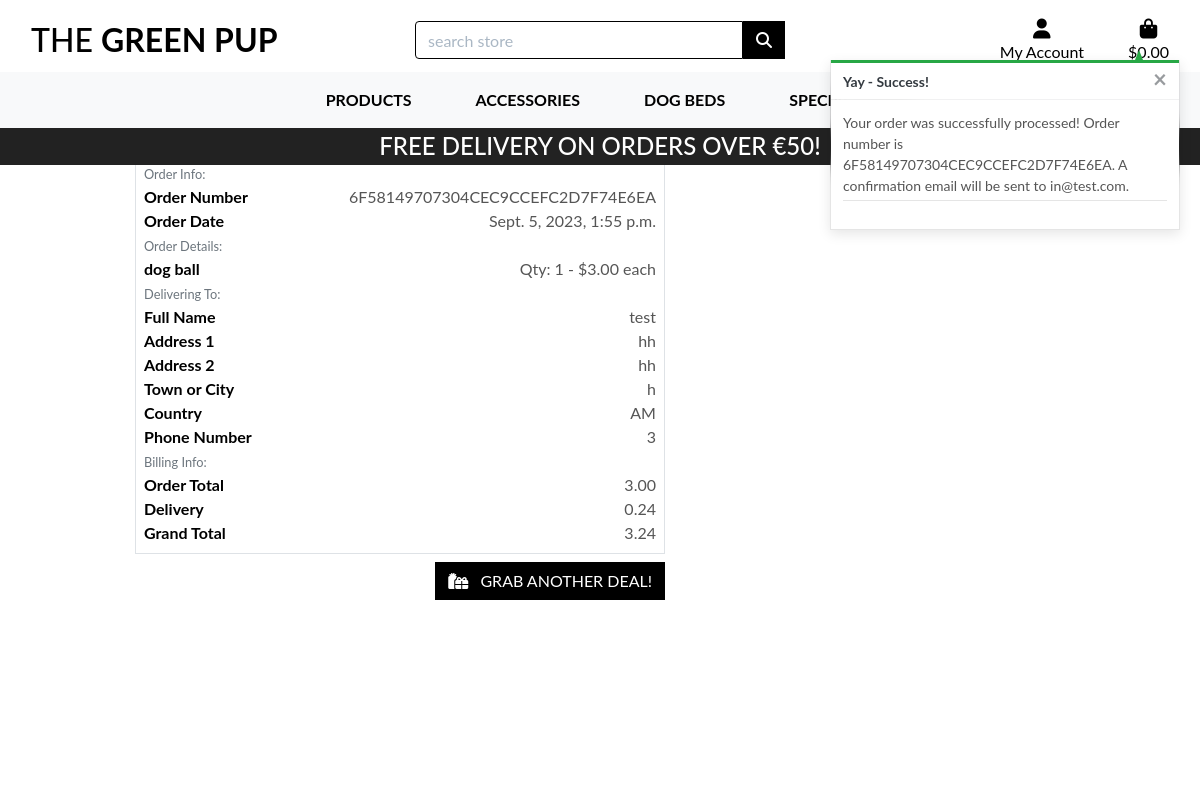
Page /checkout/thank-you/6F58149707304CEC9CCEFC2D7F74E6EA on the committed database.
### checkout/models.py (models this page shows, shortened)
class Order(models.Model):
    full_name = models.CharField(max_length=55, null=False, blank=False)
    user_profile=models.ForeignKey(UserProfile, on_delete=models.SET_NULL,
                                    blank=True, null=True, related_name='orders')
    phone_number = models.CharField(max_length=25, null=False, blank=False)
    email = models.EmailField(max_length=200, null=False, blank=False)
    order_number = models.CharField(max_length=35, null=False, editable=False)
    postal_code = models.CharField(max_length=15, null=True, blank=True)
    town_or_city = models.CharField(max_length=45, null=False, blank=False)
    street_address1 = models.CharField(max_length=70, null=False, blank=False)
    street_address2 = models.CharField(max_length=70, null=True, blank=True)
    county = models.CharField(max_length=40, null=True, blank=True)
    country = CountryField(blank_label='Country *', null=False, blank=False)
    date = models.DateTimeField(auto_now_add=True)
    delivery_cost = models.DecimalField(max_digits=6, decimal_places=2, null=False, default=0)
    order_total = models.DecimalField(max_digits=10, decimal_places=2, null=False, default=0)
    grand_total = models.DecimalField(max_digits=10, decimal_places=2, null=False, default=0)
    original_bag = models.TextField(null=False, blank=False, default='')
    stripe_pid = models.CharField(max_length=254, null=False, blank=False, default='')

class OrderLineItem(models.Model):
    product = models.ForeignKey(Product, null=False, blank=False, on_delete=models.CASCADE)
    order = models.ForeignKey(Order, null=False, blank=False, on_delete=models.CASCADE, related_name='lineitems')
    num_of_items = models.IntegerField(null=False, blank=False, default=0)
    lineitem_total = models.DecimalField(max_digits=6, decimal_places=2, null=False, blank=False, editable=False)

### products/models.py (models this page shows, shortened)
class Product(models.Model):
    category=models.ForeignKey('Category',blank=True, null=True, on_delete=models.SET_NULL)
    name=models.CharField(max_length=100)
    sku=models.CharField(max_length=150)
    description=models.TextField(max_length=500)
    price=models.DecimalField(max_digits=6,decimal_places=2)
    policy=models.ForeignKey('Policies',blank=True,null=True, on_delete=models.SET_NULL)
    image_url=models.URLField(max_length=1000,null=True,blank=True)
    image=models.ImageField(null=True,blank=True)
    on_sale=models.BooleanField(default=False)
    discount_percent=models.CharField(max_length=10,blank=True,null=True)
    in_stock=models.BooleanField(default=True)
    product_status=models.ForeignKey('ProductStatus',blank=True,null=True, on_delete=models.SET_NULL)
    meta_title=models.CharField(max_length=61,blank=True,null=True)
    meta_description=models.CharField(max_length=61,blank=True,null=True)

### checkout/views.py (the view)
# urls.py: path('thank-you/<order_number>', views.checkout_success, name='checkout_success'),
def checkout_success(request, order_number):
    save_info = request.session.get('save_info')
    order = get_object_or_404(Order, order_number=order_number)
    messages.success(request, f'Your order was successfully processed! \
        Order number is {order_number}. A confirmation \
        email will be sent to {order.email}.')
    if 'bag' in request.session:
        del request.session['bag']
    context = {
        'order': order,
    }
    return render(request, 'checkout/checkout_success.html', context)

### bag/contexts.py (called while the page is built, shortened)
def bag_contents(request):
    bag_items = []
    product_quantity = 0
    total = 0
    bag = request.session.get('bag', {})
    if total < settings.FREE_DELIVERY_THRESHOLD:
        delivery = total * Decimal(settings.STANDARD_DELIVERY_PERCENT / 100)
        free_delivery_left = settings.FREE_DELIVERY_THRESHOLD - total
    else:
        delivery = 0
        free_delivery_left = 0
    grand_total = total + delivery
    context = {
        'bag_items': bag_items,
        'total':total,
        'grand_total': grand_total,
        'product_quantity': product_quantity,
        'delivery': delivery,
        'free_delivery_left': free_delivery_left,
        'free_delivery_threshold': settings.FREE_DELIVERY_THRESHOLD,
    }
    return context

### checkout/templates/checkout/checkout_success.html (shortened to what this page needs)
{% extends "base.html" %}
{% load static %}
{% block extra_css %}
    <link rel="stylesheet" href="{% static '/css/checkout.css' %}">
{% endblock %}
{% block content %}
<div class="overlay"></div>
<div class="container">
    <div class="row">
        <div class="col">
            <h2 class="logo-font mb-4">Thanks for your order!</h2>
            <p class="text-black">Your order information is below. A confirmation email will be sent to <strong>{{ order.email }}</strong> shortly.</p>
        </div>
    </div>
    <div class="row">
        <div class="col-12 col-lg-7">
            <div class="order-confirmation-wrapper p-2 border">
                <div class="row">
                    <div class="col">
                        <small class="text-muted">Order Info:</small>
                    </div>
                </div>
                <div class="row">
                    <div class="col-12 col-md-4">
                        <p class="mb-0 text-black font-weight-bold">Order Number</p>
                    </div>
                    <div class="col-12 col-md-8 text-md-right">
                        <p class="mb-0">{{ order.order_number }}</p>
                    </div>
                </div>
                <div class="row">
                    <div class="col-12 col-md-4">
                        <p class="mb-0 text-black font-weight-bold">Order Date</p>
                    </div>
                    <div class="col-12 col-md-8 text-md-right">
                        <p class="mb-0">{{ order.date }}</p>
                    </div>
                </div>
                <div class="row">
                    <div class="col">
                        <small class="text-muted">Order Details:</small>
                    </div>
                </div>
                {% for item in order.lineitems.all %}
                <div class="row">
                    <div class="col-12 col-md-4">
                        <p class="mb-0 text-black font-weight-bold">
                            {{ item.product.name }}
                        </p>
                    </div>
                    <div class="col-12 col-md-8 text-md-right">
                        <p class="mb-0">Qty: {{ item.num_of_items }} - ${{ item.product.price }} each</p>
                    </div>
                </div>
                {% endfor %}
                <div class="row">
                    <div class="col">
                        <small class="text-muted">Delivering To:</small>
                    </div>
                </div>
                <div class="row">
                    <div class="col-12 col-md-4">
                        <p class="mb-0 text-black font-weight-bold">Full Name</p>
                    </div>
                    <div class="col-12 col-md-8 text-md-right">
                        <p class="mb-0">{{ order.full_name }}</p>
                    </div>
                </div>
                <div class="row">
                    <div class="col-12 col-md-4">
                        <p class="mb-0 text-black font-weight-bold">Address 1</p>
                    </div>
                    <div class="col-12 col-md-8 text-md-right">
                        <p class="mb-0">{{ order.street_address1 }}</p>
                    </div>
                </div>
                {% if order.street_address2 %}
                <div class="row">
                    <div class="col-12 col-md-4">
                        <p class="mb-0 text-black font-weight-bold">Address 2</p>
                    </div>
                    <div class="col-12 col-md-8 text-md-right">
                        <p class="mb-0">{{ order.street_address2 }}</p>
                    </div>
                </div>
                {% endif %}
                <div class="row">
                    <div class="col-12 col-md-4">
                        <p class="mb-0 text-black font-weight-bold">Town or City</p>
                    </div>
                    <div class="col-12 col-md-8 text-md-right">
                        <p class="mb-0">{{ order.town_or_city }}</p>
                    </div>
                </div>
                <div class="row">
                    <div class="col-12 col-md-4">
                        <p class="mb-0 text-black font-weight-bold">Country</p>
                    </div>
                    <div class="col-12 col-md-8 text-md-right">
                        <p class="mb-0">{{ order.country }}</p>
                    </div>
                </div>
                <div class="row">
                    <div class="col-12 col-md-4">
                        <p class="mb-0 text-black font-weight-bold">Phone Number</p>
                    </div>
                    <div class="col-12 col-md-8 text-md-right">
                        <p class="mb-0">{{ order.phone_number }}</p>
                    </div>
                </div>
                <div class="row">
                    <div class="col">
                        <small class="text-muted">Billing Info:</small>
                    </div>
                </div>
                <div class="row">
                    <div class="col-12 col-md-4">
                        <p class="mb-0 text-black font-weight-bold">Order Total</p>
                    </div>
                    <div class="col-12 col-md-8 text-md-right">
                        <p class="mb-0">{{ order.order_total }}</p>
                    </div>
                </div>
                <div class="row">
                    <div class="col-12 col-md-4">
                        <p class="mb-0 text-black font-weight-bold">Delivery</p>
                    </div>
                    <div class="col-12 col-md-8 text-md-right">
                        <p class="mb-0">{{ order.delivery_cost }}</p>
                    </div>
                </div>
                <div class="row">
                    <div class="col-12 col-md-4">
                        <p class="mb-0 text-black font-weight-bold">Grand Total</p>
                    </div>
                    <div class="col-12 col-md-8 text-md-right">
                        <p class="mb-0">{{ order.grand_total }}</p>
                    </div>
                </div>
            </div>
        </div>
    </div>
    <div class="row">
        <div class="col-12 col-lg-7 text-right">
            <a href="{% url 'all-products-list' %}" class="btn btn-black rounded-0 my-2">
                <span class="icon mr-2">
                    <i class="fas fa-gifts"></i>
                </span>
                <span class="text-uppercase">Grab another deal!</span>
            </a>
        </div>
    </div>
</div>
{% endblock %}

### static/css/base.css (style rules this page uses)
html { height: 100%; }
body { background: url('/media/house.png') no-repeat center center fixed; background-size: cover; height: calc(100vh - 164px); color: #555; font-family: 'Lato'; }
.logo-font { text-transform: uppercase; }
.btn-black { background: black; color: white; }
.text-black { color: #000 !important; }
.overlay { height: 100%; width: 100%; top: 0; left: 0; position: fixed; background: white; z-index: -1; }
@media (min-width: 1200px) { .container { max-width: 80%; } }

### rows in the picture
Order: order_number "6F58149707304CEC9CCEFC2D7F74E6EA", date "Sept. 5, 2023, 1:55 p.m.", full_name "test", street_address1 "hh", street_address2 "hh", town_or_city "h", country "AM", phone_number "3", order_total "3.00", delivery_cost "0.24", grand_total "3.24"
OrderLineItem: product.name "dog ball", num_of_items "1", product.price "3.00"

### other values in the picture
{{ free_delivery_threshold }} "50"
{{ message }} "Your order was successfully processed! Order number is 6F58149707304CEC9CCEFC2D7F74E6EA. A confirmation email will be sent to in@test.com."
